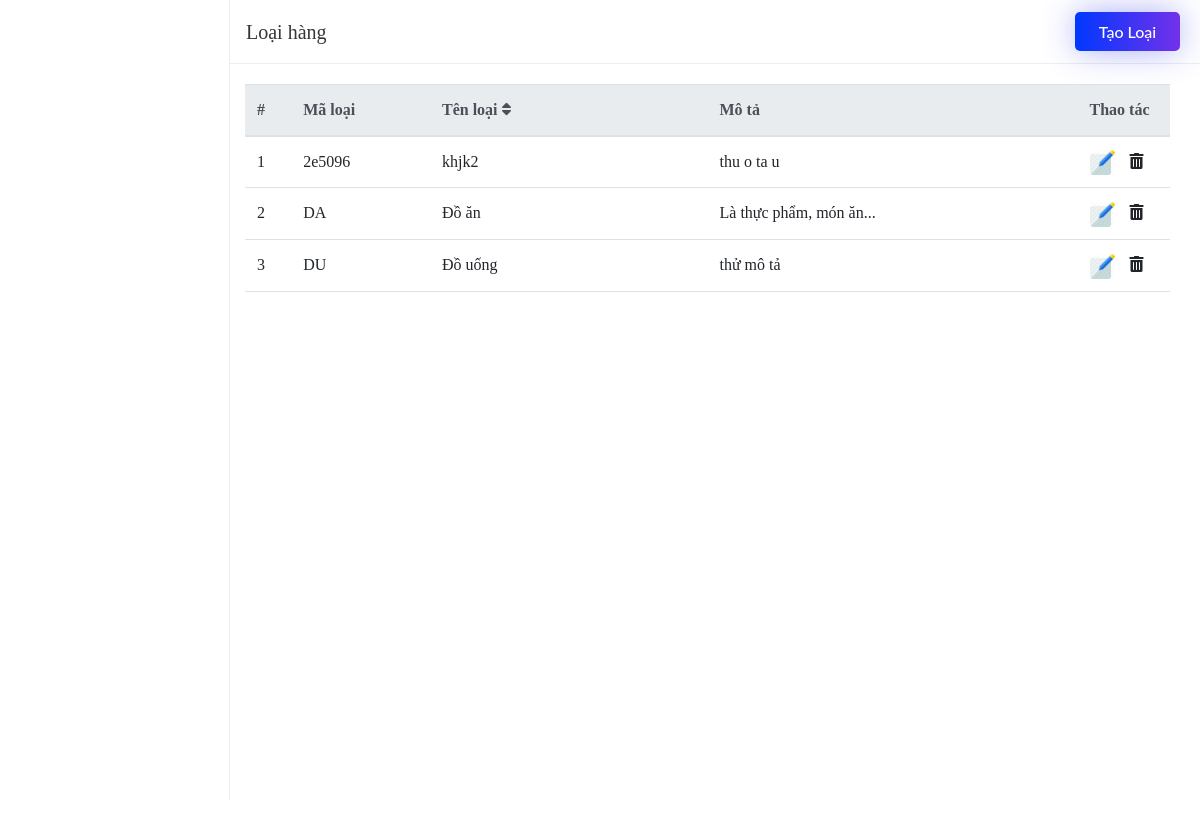
Page /thucdon/loaihanghoa.php (signed in) on the committed database.
### tables this page shows
CREATE TABLE `loaihanghoa` (
  `MaLoai` varchar(50) NOT NULL,
  `TenLoai` varchar(50) NOT NULL,
  `Mota` text NOT NULL
);

### libs/all-1table.php (called while the page is built)
<?php
function get_all_1table($table)
{
    global $conn;
    $sql = "select * from $table";
    $query = mysqli_query($conn, $sql);
    $result = array();
    if ($query){
        while ($row = mysqli_fetch_assoc($query)){
            $result[] = $row;
        }
    }
    return $result;
}
?>

### thucdon/loaihanghoa.php (the view, shortened to what this page needs)
<?php
include '../ketnoi.php';
include '../libs/all-1table.php';
include '../head1.php';
?>
</head>
<body>
<div class="Myground" style="background-color:white" >
  <div class="sidebar__container float-left active" style="float:left"></div>
  <div class="p-0 w-auto" style="overflow:visible" >
    <div class="action-bar__container action-bar-border">
      <div class="d-flex align-items-center justify-content-between">
        <h3 class="mb-0 mr-3 action-bar__title ml-3">Loại hàng</h3>
        <div class="ml-auto mr-6 ">
          <button class="custom-btn2 btn-7 btn-taoloai" data-toggle="modal" data-target="#Modal-insert">Tạo Loại</button>
        </div>
      </div>
    </div>
  </div>
  <div class="container-fluid" style="min-height: 100vh;">
    <div class="row">
      <div class="col-12 list-view__table">
        <table class="table mytable list-view__table hover-table-1">
          <thead class="thead-light">
            <tr>
              <th style="width: 5%;">#</th>
              <th style="width: 15%;">Mã loại</th>
              <th style="width: 30%;">Tên loại<i class="fas fa-sort ml-1"></i></th>
              <th style="width: 40%;"class="text-left">Mô tả</th>
              <th style=" width:20%;z-index: 3;"class="text-left">
                <div class="d-flex ">
                  <div class=" text-left cursor-pointer d-flex align-items-center">Thao tác</div>
                </div>
              </th>
            </tr>
          </thead>
          <tbody id="tbody_loai" class="border-bottom mysearch1">
      <?php $loaihanghoa=get_all_1table('loaihanghoa');$stt=0; foreach ($loaihanghoa as $loaihhitem){ ?>
            <tr id="tr-loai<?php echo $loaihhitem['MaLoai']; ?>" temp-maloai="<?php echo $loaihhitem['MaLoai']; ?>" class="tr-content ">
              <td ><?php $stt++; echo $stt; ?></td>
              <td class="cldt-maloai"  style="text-overflow: ellipsis; white-space: nowrap; overflow: hidden;"><?php echo $loaihhitem['MaLoai']; ?></td>
              <td class="cldt-tenloai"><?php echo $loaihhitem['TenLoai']; ?></td>
              <td class="cldt-mota"><?php echo $loaihhitem['Mota']; ?> </td>
              <td class="text-left">
                <img temp-maloai="<?php echo $loaihhitem['MaLoai']; ?>" class="mr-2 cursor-pointer btn-sualoai"src="../icon/edit.png" width="25x" data-toggle="modal" data-target="#Modal-update"/> <i class="fas fa-trash-alt cursor-pointer getdelete-Maloai" tempdata-maloai="<?php echo $loaihhitem['MaLoai']; ?>" data-toggle="modal" data-target="#Modal-delete"></i>
              </td>
            </tr>
      <?php } ?>
          </tbody>
        </table>
      </div>
    </div>
  </div>
</div>
</body>
</html>

### include/css/style.css (style rules this page uses)
body { font-family: "Merriweather", sans-serif; color: #353535; font-size: 100%; line-height: 1.6; -webkit-font-smoothing: antialiased; background-color:#DDDDDD; }
a,img { color: #000000; }
* { font-family: SanFranciscoDisplay-Regular; }
.action-bar__title { font-size: 20px; color: #363636; }
.Myground { width:100%; overflow:auto; }
.w-auto { width: auto!important; }
.sidebar__container { overflow:visible!important; position:relative; display:block; background-color: #fff; width: 230px; overflow: auto; height: 100vh; border-right: .6px solid #eee; z-index:1!important; }
.cursor-pointer { cursor: pointer; }
.sidebar__container.active { margin-left: 0px; }
.sidebar__container { margin-left: -230px; }
.action-bar__container.action-bar-border { border-bottom: 1px solid #eee; margin-bottom: 20px; }
.action-bar__container { padding: 12px 20px; }
.list-view__table { overflow: auto; max-height: calc(100vh - 72px); }
.mytable { color: #212529; }
.row { margin:0 -7.5px; }
.fas.fa-trash-alt { padding:3px; }
.custom-btn2 { position: relative; display: inline-block; z-index:101; width: 105px; height: 39px; color: #fff; border-radius: 5px; padding: 2px 5px; font-family: 'Lato', sans-serif; font-weight: 500; background: transparent; cursor: pointer; transition: all 0.3s ease; display: inline-block; box-shadow:inset 2px 2px 2px 0px rgba(255,255,255,.5), 7px 7px 20px 0px rgba(0,0,0,.1), 4px 4px 5px 0px rgba(0,0,0,.1); outline: none; }
.btn-7 { background: linear-gradient(90deg, #0038ff, #7331ea); box-shadow: 0 0 34px -2px rgba(44, 54, 231, 0.45); color: #fff; border: none; transition: all 0.3s ease; overflow: hidden; }
.btn-7:after { position: absolute; content: " "; top: 0; left: 0; z-index: -1; width: 100%; height: 100%; transition: all 0.3s ease; -webkit-transform: scale(.1); transform: scale(.1); }
img { max-width: 100%; display: inline-block; vertical-align: middle; }

### rows in the picture
loaihanghoa: MaLoai "2e5096", TenLoai "khjk2", Mota "thu o ta u"
loaihanghoa: MaLoai "DA", TenLoai "Đồ ăn", Mota "Là thực phẩm, món ăn..."
loaihanghoa: MaLoai "DU", TenLoai "Đồ uống", Mota "thử mô tả"
